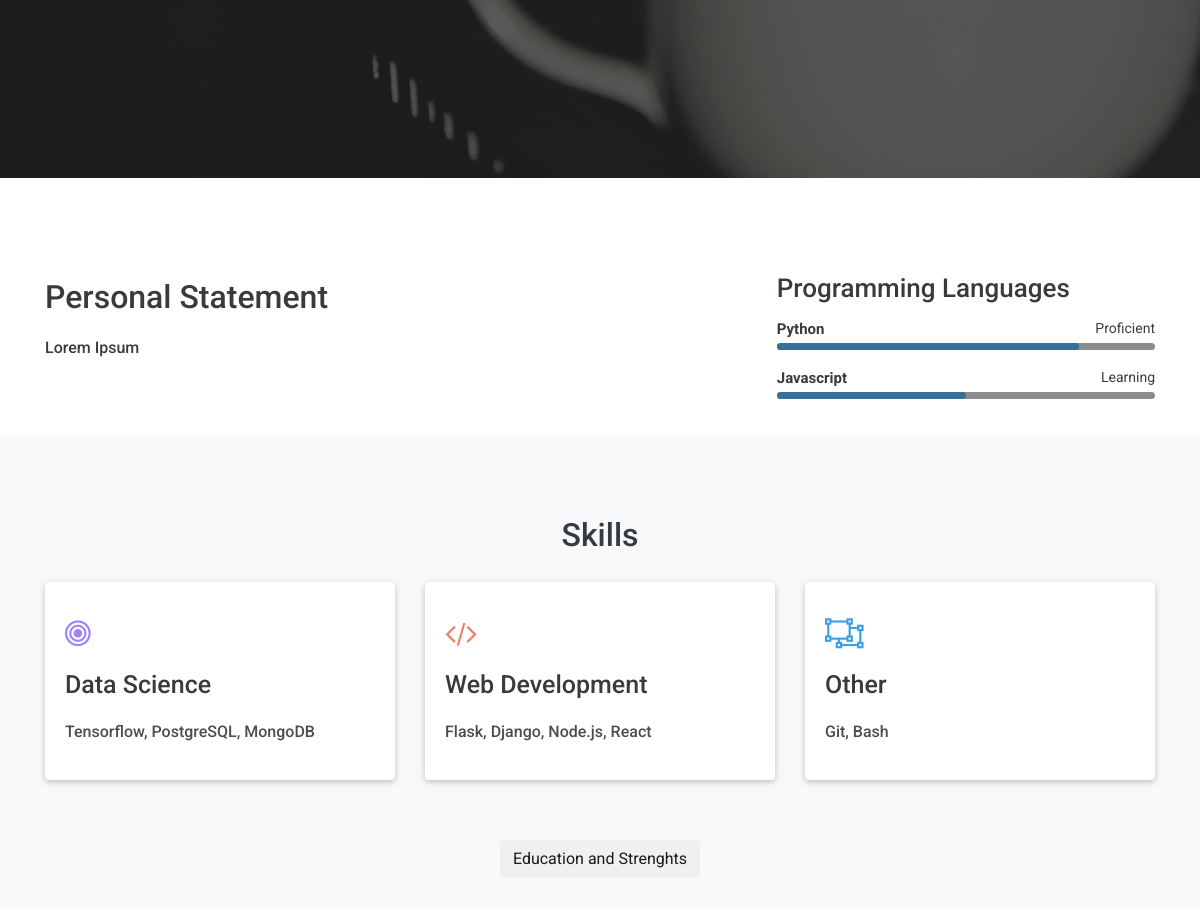
Before: / (middle part) with the older database file.
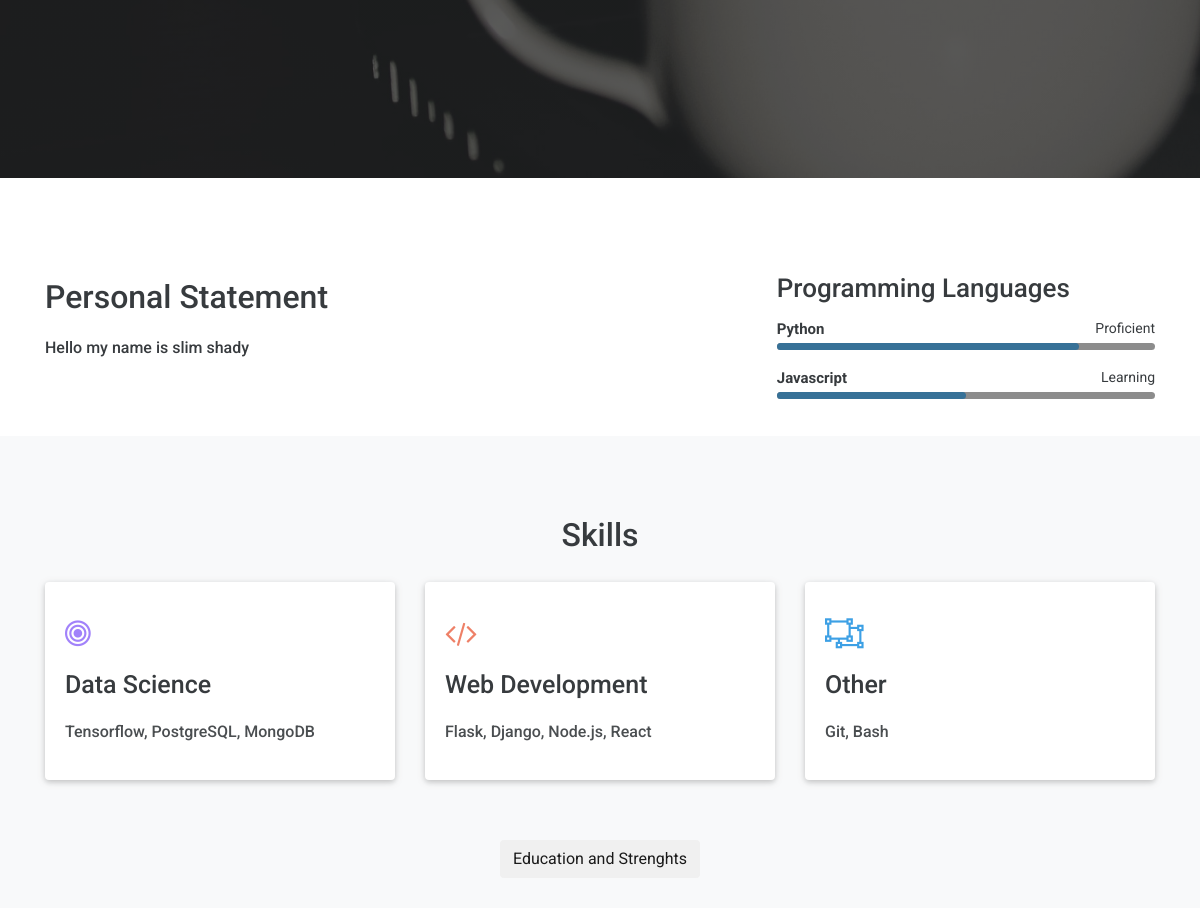
After: the same page with the newer database file.
### onlineportfolio/models.py (models this page shows, shortened)
class Person(db.Model, UserMixin):
    id = db.Column(db.Integer(), primary_key=True)
    name = db.Column(db.String(30), nullable=False)
    email = db.Column(db.String(120), unique=True, nullable=False)
    password = db.Column(db.String(60), nullable=False)
    cv_file = db.Column(db.String(20), nullable=True)
    personal_statement = db.Column(db.String(500), nullable=False)

### onlineportfolio/routes.py (the view)
@app.route('/', methods=['POST', 'GET'])
def index():
    me = Person.query.first()
    viewcvform = ViewCVForm()
    if viewcvform.submit.data and viewcvform.validate():
        cv = me.cv_file
        mydirectory = os.path.join(app.root_path, 'static/cv')
        return send_from_directory(directory=mydirectory, filename=cv)
    return render_template("index.html", viewcvform=viewcvform, me=me)

### onlineportfolio/templates/index.html (shortened to what this page needs)
{% extends 'base.html' %}
{% block content %}
		<header class="home-header">
			<div class="bg-image">
				<div class="container">
					<div class="row section-separator home-padding">
					</div>
				</div>
			</div>
		</header>
		<section class="about-section" id="about">
			<div class="container">
				<div class="row about-section-separator">
					<div class="col-sm-12 col-md-6">
						<div class="about-inner">
							<h2 class="wow fadeInUp" data-wow-duration="0.8s" data-wow-delay="0.1s">Personal Statement</h2>
							<p class="wow fadeInUp" data-wow-duration="0.8s" data-wow-delay="0.2s">{{ me.personal_statement }}</p>
						</div>
					</div>
					<div class="col-md-1"></div>
					<div class="col-sm-8 col-md-5">
						<div class="languages wow fadeInUp" data-wow-duration="0.8s" data-wow-delay="0.3s">
							<h3>Programming Languages</h3>
							<div class="each-lang">
								<div class="lang">
									<div class="parcial">
										<div class="info">
											<div class="name">Python</div>
											<div class="percentagem-num">Proficient</div>
										</div>
										<div class="progressBar">
											<div class="percentagem" style="width: 80%;"></div>
										</div>
									</div>
								</div>
								<div class="lang">
									<div class="parcial">
										<div class="info">
											<div class="name">Javascript</div>
											<div class="percentagem-num">Learning</div>
										</div>
										<div class="progressBar">
											<div class="percentagem" style="width: 50%;"></div>
										</div>
									</div>
								</div>
							</div>
						</div>
					</div>
				</div>
			</div>
		</section>
        <section class="skills bg-light">
            <div class="container">
                <div class="row section-separator">
                    <div class="col-sm-12 text-center section-title wow fadeInUp" data-wow-duration="0.8s" data-wow-delay="0.2s">
                        <h2>Skills</h2>
                    </div>
                    <div class="col-sm-4">
                        <div class="skills-item shadow-1 white-bg wow fadeInUp" data-wow-duration="0.8s" data-wow-delay="0.3s">
                            <i class="fa fa-bullseye purple-color"></i>
                            <h3>Data Science</h3>
                            <p>Tensorflow, PostgreSQL, MongoDB</p>
                        </div>
                    </div>
                    <div class="col-sm-4">
                        <div class="skills-item shadow-1 white-bg wow fadeInUp" data-wow-duration="0.8s" data-wow-delay="0.5s">
                            <i class="fa fa-code iron-color"></i>
                            <h3>Web Development</h3>
                            <p>Flask, Django, Node.js, React</p>
                        </div>
                    </div>
                    <div class="col-sm-4">
                        <div class="skills-item shadow-1 white-bg wow fadeInUp" data-wow-duration="0.8s" data-wow-delay="0.7s">
                            <i class="fa fa-object-ungroup sky-color"></i>
                            <h3>Other</h3>
                            <p>Git, Bash</p>
                        </div>
                    </div>
                </div>
				<div class="about-cv text-center wow fadeInUp" data-wow-duration="0.8s" data-wow-delay="0.4s">
					<button id="educationbtn" class="btn btn-fill">Education and Strenghts</button>
				</div>
            </div>
        </section>
{% endblock %}

Changed rows visible on the page:
changed Person: personal_statement "Lorem Ipsum" → "Hello my name is slim shady"
